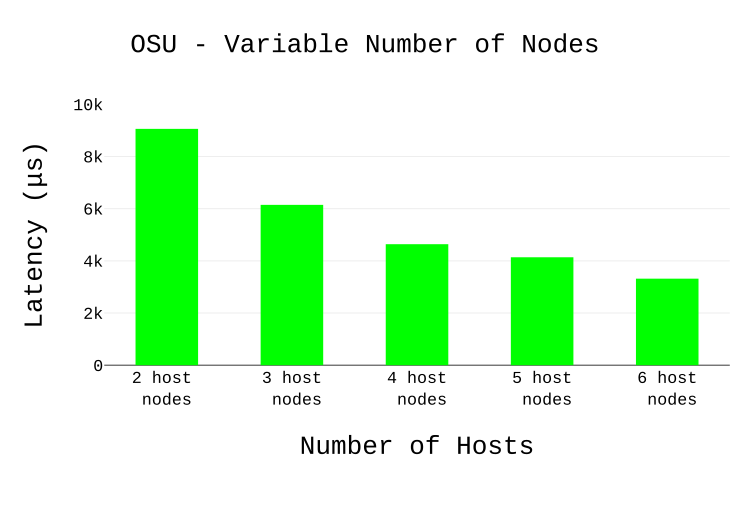

This chart was generated by the following Python code:
import plotly.plotly as py
import plotly.graph_objs as go

trace1 = go.Bar(
            text=dict(family='Courier New, monospace',size=14,color='#000000'),
	    marker=dict(color=['#00ff00','#00ff00','#00ff00','#00ff00','#00ff00']),
            x=['2 host <br>nodes','3 host<br> nodes','4 host<br> nodes','5 host<br> nodes','6 host<br> nodes'	
            ],
            y=[9059.83,	6146.93,	4637.36,	4137.46,	3315.8
	    ]
              )
data = [trace1]

layout = go.Layout(
	    margin = dict(l = 100, r = 0, b = 150, t = -100),
	    bargap=0.5,
            barmode='group',
            title="OSU - Variable Number of Nodes",
 	    titlefont=dict(family='Courier New, monospace',size=25,color='#000000'),
            
            xaxis=dict( 
                title='Number of Hosts',
		titlefont=dict(family='Courier New, monospace',size=25,color='#000000'),
		tickfont=dict(family='Courier New, monospace',size=16,color='#000000')
                ),
            yaxis=dict(
                title="Latency ("+u'\u03bc'+"s)",
		titlefont=dict(family='Courier New, monospace',size=25,color='#000000'),
		tickfont=dict(family='Courier New, monospace',size=16,color='#000000'),
		range=[0,10000]
                )           
            )



fig = go.Figure(data=data, layout=layout)
py.image.save_as(fig, filename="osu_multiple_hosts.pdf") 
